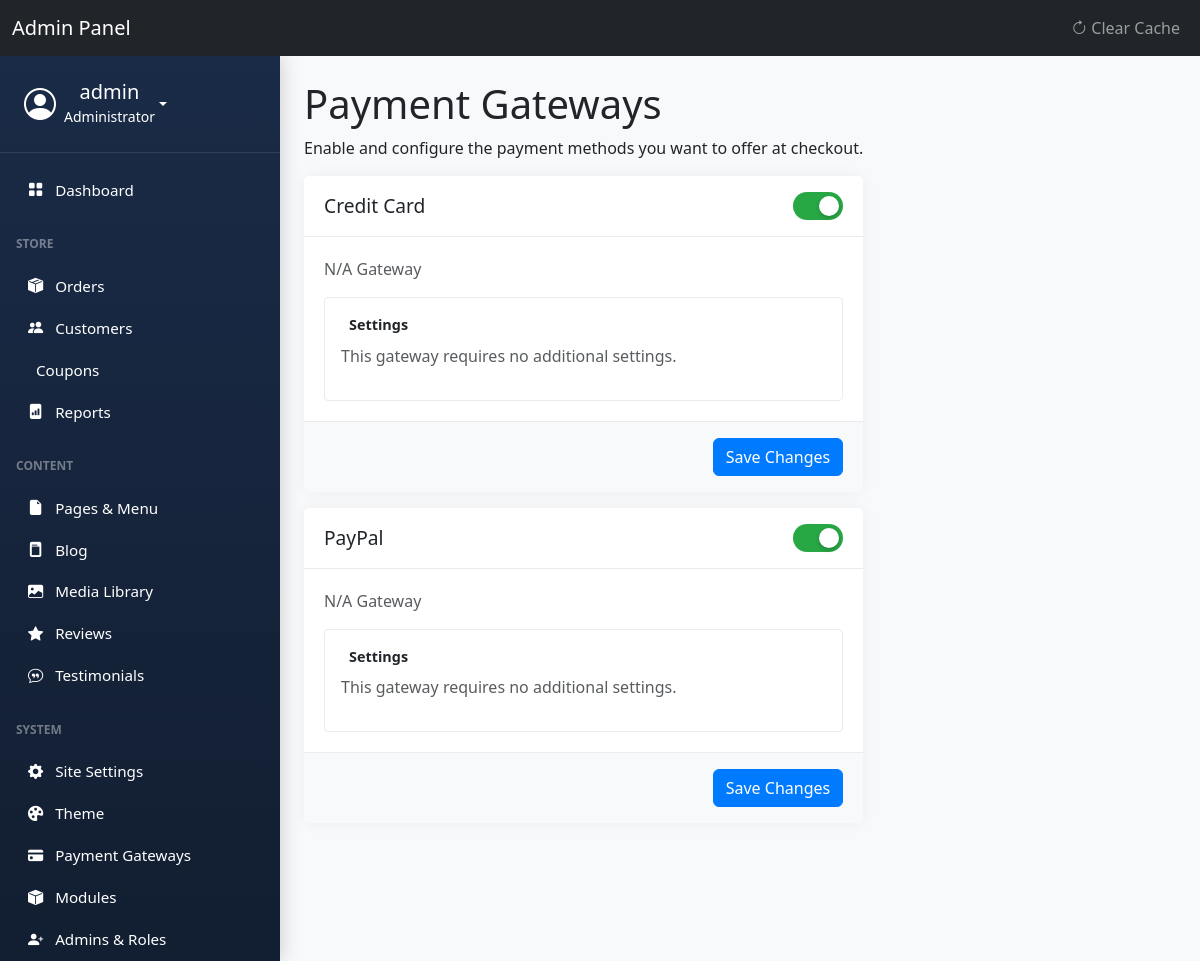
/admin/manage_gateways.php (signed in), run on the app's committed database.
### tables this page shows
CREATE TABLE `payment_gateways` (
  `id` int(11) NOT NULL,
  `name` varchar(100) NOT NULL,
  `slug` varchar(50) NOT NULL,
  `description` text DEFAULT NULL,
  `is_active` tinyint(1) DEFAULT 1,
  `settings` text DEFAULT NULL,
  `display_order` int(11) DEFAULT 0,
  `created_at` timestamp NOT NULL DEFAULT current_timestamp(),
  `updated_at` timestamp NOT NULL DEFAULT current_timestamp() ON UPDATE current_timestamp()
);

### core/functions.php (called while the page is built, shortened)
<?php
function is_admin_logged_in() {
    return isset($_SESSION['admin_id']);
}
function get_current_admin() {
    global $conn;
    $stmt = $conn->prepare("SELECT * FROM admin_users WHERE id = ?");
    $stmt->bind_param("i", $_SESSION['admin_id']);
    $stmt->execute();
    $admin = $stmt->get_result()->fetch_assoc();
    return $admin;
}
function is_module_enabled($slug, $conn) {
    static $modules = null;
    if ($modules === null) {
        $modules = [];
        $result = $conn->query("SELECT slug, is_active FROM modules");
        while ($row = $result->fetch_assoc()) {
            $modules[$row['slug']] = (bool)$row['is_active'];
        }
    }
    return $modules[$slug] ?? false;
}
?>

### admin/manage_gateways.php (the view, shortened to what this page needs)
<?php
require_once '../core/functions.php';
$gateways = $conn->query("SELECT * FROM payment_gateways ORDER BY id");
require_once '../includes/admin_header.php';
?>
<div class="dashboard-layout">
    <?php require_once '../includes/admin_sidebar.php'; ?>
    <div class="dashboard-content">
        <div class="dashboard-header">
            <h1>Payment Gateways</h1>
        </div>
        <p>Enable and configure the payment methods you want to offer at checkout.</p>
        <div class="gateway-grid">
            <?php while($gateway = $gateways->fetch_assoc()):
                $settings = json_decode($gateway['settings_json'] ?? '{}', true);
            ?>
            <div class="card gateway-card">
                <form action="manage_gateways.php" method="POST">
                    <div class="card-header">
                        <h3 class="card-title"><?php echo htmlspecialchars($gateway['name']); ?></h3>
                        <label class="toggle-switch">
                            <span class="slider"></span>
                        </label>
                    </div>
                    <div class="card-body">
                        <p class="text-muted"><?php echo htmlspecialchars(ucfirst($gateway['type'] ?? 'N/A')); ?> Gateway</p>
                        <fieldset>
                            <legend>Settings</legend>
                            <?php if (empty($settings)): ?>
                                <p class="text-muted">This gateway requires no additional settings.</p>
                            <?php endif; ?>
                        </fieldset>
                    </div>
                    <div class="card-footer text-end">
                        <button type="submit" class="btn btn-primary">Save Changes</button>
                    </div>
                </form>
            </div>
            <?php endwhile; ?>
        </div>
    </div>
</div>
<?php require_once '../includes/admin_footer.php'; ?>

### includes/admin_sidebar.php (shortened to what this page needs)
<?php
require_once __DIR__ . '/../core/functions.php';
$current_page = basename($_SERVER['PHP_SELF']);
$admin_user = get_current_admin();
function is_active($page) {
    global $current_page;
    return $current_page === $page ? 'active' : '';
}
?>
<div class="d-flex flex-column flex-shrink-0" id="sidebar-wrapper">
    <div class="sidebar-header text-center">
        <div class="dropdown">
            <a href="#" class="d-flex align-items-center text-white text-decoration-none dropdown-toggle" id="dropdownUser1" data-bs-toggle="dropdown" aria-expanded="false">
                <i class="bi bi-person-circle fs-2 me-2"></i>
                <div>
                    <h5 class="mb-0"><?php echo htmlspecialchars($admin_user['username'] ?? 'Admin'); ?></h5>
                    <small>Administrator</small>
                </div>
            </a>
        </div>
    </div>
    <ul class="nav nav-pills flex-column mb-auto pt-3">
        <li class="nav-item">
            <a href="<?php echo SITE_URL; ?>/admin/dashboard.php" class="nav-link <?php echo is_active('dashboard.php'); ?>">
                <i class="bi bi-grid-fill me-2"></i> Dashboard
            </a>
        </li>
        <li class="nav-heading px-3 mt-3 mb-1">Store</li>
        <li>
            <a href="<?php echo SITE_URL; ?>/admin/view_orders.php" class="nav-link <?php echo is_active('view_orders.php'); ?>">
                <i class="bi bi-box-seam-fill me-2"></i> Orders
            </a>
        </li>
        <?php if (is_module_enabled('products', $conn)): ?>
        <li>
            <a href="<?php echo SITE_URL; ?>/admin/manage_products.php" class="nav-link <?php echo is_active('manage_products.php'); ?>">
                <i class="bi bi-box-fill me-2"></i> Products
            </a>
        </li>
        <li>
            <a href="<?php echo SITE_URL; ?>/admin/manage_categories.php" class="nav-link <?php echo is_active('manage_categories.php'); ?>">
                <i class="bi bi-tags-fill me-2"></i> Categories
            </a>
        </li>
        <?php endif; ?>
        <li>
            <a href="<?php echo SITE_URL; ?>/admin/manage_customers.php" class="nav-link <?php echo is_active('manage_customers.php'); ?>">
                <i class="bi bi-people-fill me-2"></i> Customers
            </a>
        </li>
        <?php if (is_module_enabled('coupons', $conn)): ?>
        <li>
            <a href="<?php echo SITE_URL; ?>/admin/manage_coupons.php" class="nav-link <?php echo is_active('manage_coupons.php'); ?>">
                <i class="bi bi-ticket-percent-fill me-2"></i> Coupons
            </a>
        </li>
        <?php endif; ?>
        <li>
            <a href="<?php echo SITE_URL; ?>/admin/reports.php" class="nav-link <?php echo is_active('reports.php'); ?>">
                <i class="bi bi-file-bar-graph-fill me-2"></i> Reports
            </a>
        </li>
        <li class="nav-heading px-3 mt-3 mb-1">Content</li>
        <li>
            <a href="<?php echo SITE_URL; ?>/admin/manage_pages.php" class="nav-link <?php echo is_active('manage_pages.php'); ?>">
                <i class="bi bi-file-earmark-fill me-2"></i> Pages & Menu
            </a>
        </li>
        <?php if (is_module_enabled('blog', $conn)): ?>
        <li>
             <a href="<?php echo SITE_URL; ?>/admin/manage_posts.php" class="nav-link <?php echo is_active('manage_posts.php'); ?>">
                <i class="bi bi-file-post-fill me-2"></i> Blog
            </a>
        </li>
        <?php endif; ?>
        <li>
            <a href="<?php echo SITE_URL; ?>/admin/media_library.php" class="nav-link <?php echo is_active('media_library.php'); ?>">
                <i class="bi bi-image-fill me-2"></i> Media Library
            </a>
        </li>
        <li>
            <a href="<?php echo SITE_URL; ?>/admin/manage_reviews.php" class="nav-link <?php echo is_active('manage_reviews.php'); ?>">
                <i class="bi bi-star-fill me-2"></i> Reviews
            </a>
        </li>
        <li>
            <a href="<?php echo SITE_URL; ?>/admin/manage_testimonials.php" class="nav-link <?php echo is_active('manage_testimonials.php'); ?>">
                <i class="bi bi-chat-quote me-2"></i> Testimonials
            </a>
        </li>
        <li class="nav-heading px-3 mt-3 mb-1">System</li>
        <li>
            <a href="<?php echo SITE_URL; ?>/admin/settings.php" class="nav-link <?php echo is_active('settings.php'); ?>">
                <i class="bi bi-gear-fill me-2"></i> Site Settings
            </a>
        </li>
        <li>
            <a href="<?php echo SITE_URL; ?>/admin/theme_settings.php" class="nav-link <?php echo is_active('theme_settings.php'); ?>">
                <i class="bi bi-palette-fill me-2"></i> Theme
            </a>
        </li>
        <li>
            <a href="<?php echo SITE_URL; ?>/admin/manage_gateways.php" class="nav-link <?php echo is_active('manage_gateways._php'); ?>">
                <i class="bi bi-credit-card-fill me-2"></i> Payment Gateways
            </a>
        </li>
        <li>
            <a href="<?php echo SITE_URL; ?>/admin/manage_modules.php" class="nav-link <?php echo is_active('manage_modules.php'); ?>">
                <i class="bi bi-box-fill me-2"></i> Modules
            </a>
        </li>
        <li>
            <a href="<?php echo SITE_URL; ?>/admin/manage_admins.php" class="nav-link <?php echo is_active('manage_admins.php'); ?>">
                <i class="bi bi-person-plus-fill me-2"></i> Admins & Roles
            </a>
        </li>
    </ul>
</div>

### css/admin.css (style rules this page uses)
body.admin-theme { background-color: #f8f9fa; color: #212529; }
#sidebar-wrapper { width: 280px; min-height: 100vh; background: linear-gradient(to bottom, #1a2b47, #121e31); box-shadow: 0 0 20px rgba(0, 0, 0, 0.2); color: #fff; }
#sidebar-wrapper .sidebar-header { padding: 1.5rem; border-bottom: 1px solid rgba(255, 255, 255, 0.1); }
#sidebar-wrapper .nav-link { font-size: 0.95rem; padding: 0.6rem 1.5rem; color: #fff; border-left: 4px solid transparent; transition: background-color 0.2s ease, border-left-color 0.2s ease; }
.nav-heading { font-size: 0.75rem; text-transform: uppercase; font-weight: 700; color: rgba(255, 255, 255, 0.4); padding: 0.5rem 1.5rem; }
.admin-theme .card { background-color: #fff; border: none; box-shadow: 0 0 15px rgba(0, 0, 0, 0.05); border-radius: 8px; }
.admin-theme .card-header { background-color: #fff; border-bottom: 1px solid #e9ecef; font-weight: 600; }
.gateway-grid { display: grid; grid-template-columns: repeat(auto-fill, minmax(280px, 1fr)); gap: 1rem; }
.gateway-card .card-header { display: flex; justify-content: space-between; align-items: center; }
.gateway-card .card-title { margin-bottom: 0; font-size: 1.2rem; }
.gateway-card .card-body fieldset { border: 1px solid #e9ecef; padding: 1rem; border-radius: 4px; margin-top: 1rem; }
.gateway-card .card-body legend { font-size: 0.9rem; font-weight: 600; padding: 0 0.5rem; width: auto; }
.gateway-card .card-footer { background-color: #f8f9fa; }
.toggle-switch { position: relative; display: inline-block; width: 50px; height: 28px; }
.toggle-switch .slider { position: absolute; cursor: pointer; top: 0; left: 0; right: 0; bottom: 0; background-color: #ccc; transition: .4s; border-radius: 28px; }
.toggle-switch .slider:before { position: absolute; content: ""; height: 20px; width: 20px; left: 4px; bottom: 4px; background-color: white; transition: .4s; border-radius: 50%; }
.toggle-switch input:checked + .slider { background-color: #28a745; }
.toggle-switch input:checked + .slider:before { transform: translateX(22px); }
.gateway-card { transition: transform 0.2s ease-in-out, box-shadow 0.2s ease-in-out; }
.gateway-card .card-header { padding: 1rem 1.25rem; border-bottom: 1px solid #e9ecef; }
.gateway-card .card-body { padding: 1.25rem; }
.gateway-card .card-footer { padding: 1rem 1.25rem; border-top: 1px solid #e9ecef; }
.toggle-switch .slider { background-color: #adb5bd; }
.toggle-switch .slider:before { box-shadow: 0 2px 4px rgba(0,0,0,0.2); }
.btn-primary { background-color: #007bff; border-color: #007bff; transition: background-color 0.2s ease-in-out, border-color 0.2s ease-in-out, box-shadow 0.2s ease-in-out; }
.dashboard-content { padding: 1.5rem; }

### data on the page
payment_gateways: name "Credit Card", type "N/A"
payment_gateways: name "PayPal", type "N/A"

### other printed values
$admin_user['username'] "admin"
